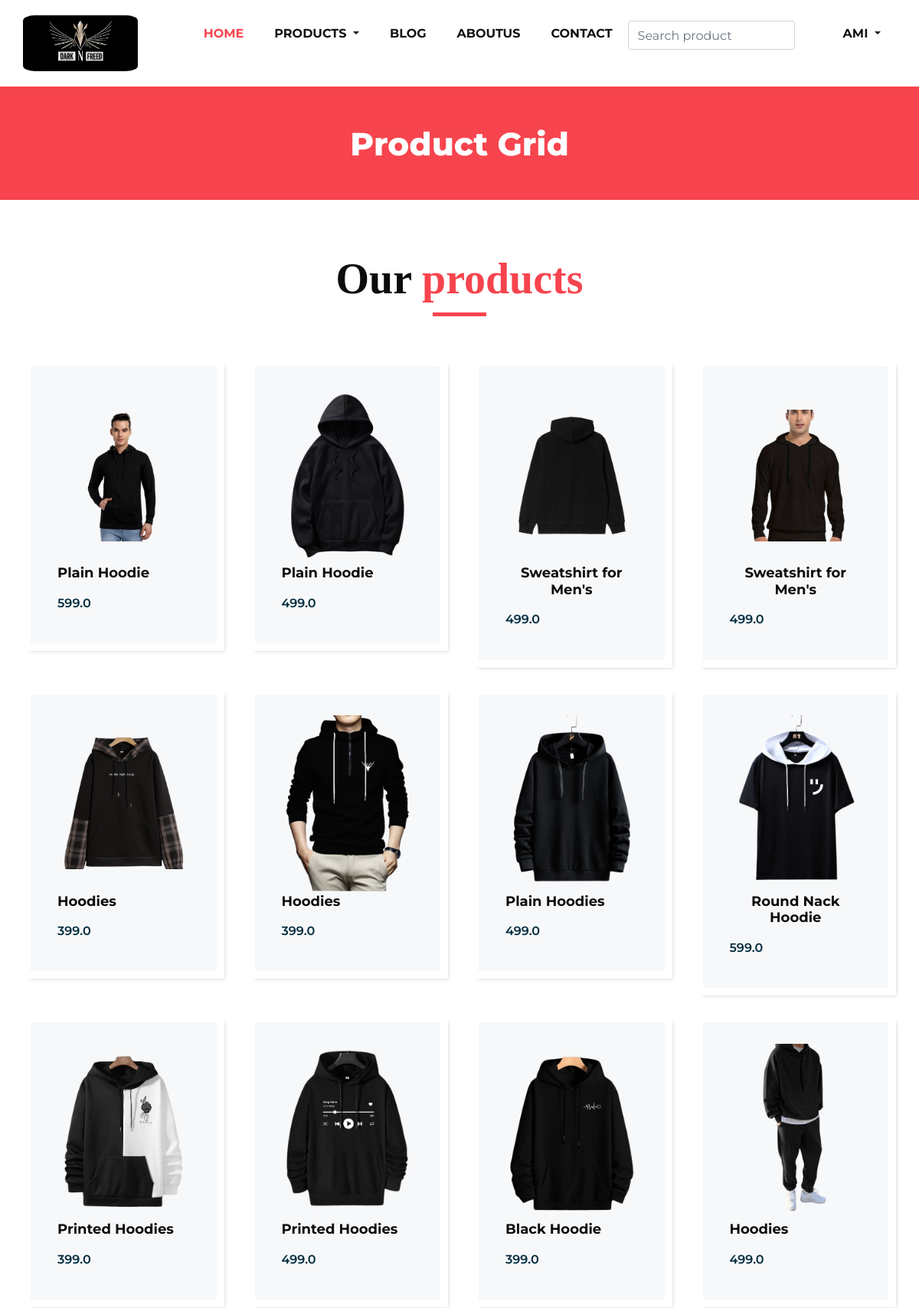
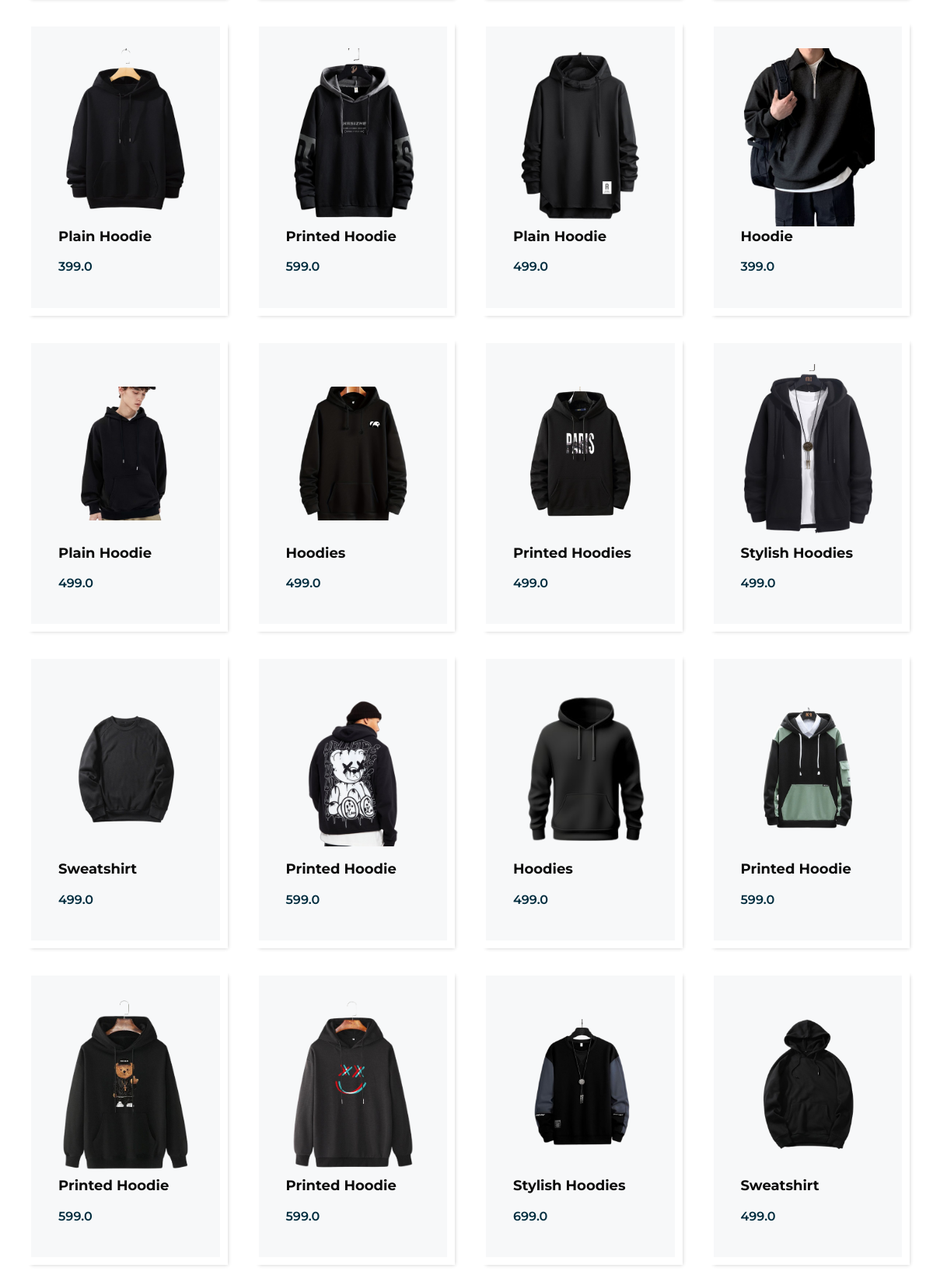
Page /product/category/M (signed in, upper part) on the committed database (2 pictures, top to bottom).
### authsystem/models.py (models this page shows)
class CustomUser(AbstractUser):
    gender_choice = models.CharField(max_length=20, choices=gender_choice,default='male')
    contact = models.CharField(max_length=10, default='')
    area_name = models.CharField(max_length=200,blank=True,null=True)
    pin_code = models.IntegerField(blank=True,null=True)
    address = models.CharField(max_length=100,blank=True,null=True)
    email = models.EmailField(default='name@email.com', blank=True, null=True)
    groups = models.ManyToManyField(Group, related_name='customuser_groups')
    user_permissions = models.ManyToManyField(Permission, related_name='customuser_permissions')

### product/models.py (models this page shows, shortened)
class ProductItem(models.Model):
    P_name = models.CharField(max_length=100)
    P_Qty = models.IntegerField()
    P_Price = models.FloatField(max_length=15)
    CATAGORY_CHOICES = models.CharField(max_length=1, choices=CATAGORY_CHOICES, default='A')
    P_Image = models.ImageField(upload_to='image', blank=True, null=True)
    P_Desc = models.CharField(max_length=1000)
    def __str__(self):
        return f"{self.P_name}"

### product/views.py (the view)
# urls.py: path("category/<slug:val>", views.category,name='category'),
def category(request, val):
    log_user = CustomUser.objects.get(pk = request.user.id)
    product = ProductItem.objects.filter(CATAGORY_CHOICES=val)
    title = ProductItem.objects.filter(CATAGORY_CHOICES=val).values('P_name')
    context = {
        'val': val,
        'product': product,
        'title': title,
        'detail': log_user,
    }
    return render(request, 'product/category.html', context)

### templates/product/category.html (shortened to what this page needs)
{% extends 'core/hf.html' %}
{% load static %}
{% block body %}
    <section class="inner_page_head">
        <div class="container_fuild">
           <div class="row">
              <div class="col-md-12">
                 <div class="full">
                    <h3>Product Grid</h3>
                 </div>
              </div>
           </div>
        </div>
     </section>
     <section class="product_section layout_padding">
        <div class="container">
           <div class="heading_container heading_center">
              <h2>
                 Our <span>products</span>
              </h2>
           </div>
           <div class="row">
                {% for p in product %}
              <div class="col-sm-6 col-md-4 col-lg-3">
                 <div class="box">
                    <div class="img-box">
                       <img src="{{p.P_Image.url}}" alt="">
                    </div>
                     <div class="detail-box">
                        <h5>
                         {{p.P_name}}
                        </h5>
                     </div>
                     <div class="detail-box">
                         <h6>
                            {{p.P_Price}}
                         </h6>
                      </div>
                 </div>
              </div>
              {% endfor %}
           </div>
        </div>
     </section>
{% endblock %}

### templates/core/hf.html (shortened to what this page needs)
<!DOCTYPE html>
{% load static %}
<html>
<head>
   <link rel="stylesheet" type="text/css" href="{% static '/css/bootstrap.css' %}" />
   <link href="{% static '/css/font-awesome.min.css' %}" rel="stylesheet" />
   <link href="{% static '/css/style.css' %}" rel="stylesheet" />
   <link href="{% static '/css/responsive.css' %}" rel="stylesheet" />
</head>
<body>
   <div class="">
      <header class="header_section">
         <div class="container">
            <nav class="navbar navbar-expand-lg custom_nav-container ">
               <a class="navbar-brand" href="index.html">
                  <img width="150" style="border-radius:10%;" src="{% static '/images/l2.png' %}" alt="#" />
               </a>
               <div class="collapse navbar-collapse" id="navbarSupportedContent">
                  <ul class="navbar-nav">
                     {% if user.is_authenticated %}
                        <li class="nav-item active">
                           <a class="nav-link" href="{% url 'core:home' %}">Home <span class="sr-only">(current)</span></a>
                        </li>
                        <li class="nav-item dropdown">
                           <a class="nav-link dropdown-toggle" href="#" data-toggle="dropdown" role="button"
                              aria-haspopup="true" aria-expanded="true"> <span class="nav-label">Products </a>
                        </li>
                        <li class="nav-item">
                           <a class="nav-link" href="{% url 'core:blog' %}">Blog</a>
                        </li>
                        <li class="nav-item">
                           <a class="nav-link" href="{% url 'core:aboutus' %}">AboutUs</a>
                        </li>
                        <li class="nav-item">
                           <a class="nav-link" href="{% url 'product:contactus' %}">Contact</a>
                        </li>
                        <form method="GET" action="{% url 'core:search' %}" class="form-inline">
                           <input class="form-control mr-sm-2" type="text" name="query" placeholder="Search product"
                              aria-label="Search">
                           <button class="btn  my-2 my-sm-0 nav_search-btn" type="submit">
                           </button>
                        </form>
                        <li class="nav-item dropdown">
                           <a class="nav-link dropdown-toggle" href="#" data-toggle="dropdown" role="button"
                              aria-haspopup="true" aria-expanded="true"> <span class="nav-label"> {{ detail.first_name }}
                                 </a>
                        </li>
                     {% endif %}
                  </ul>
               </div>
            </nav>
         </div>
      </header>
   </div>
   {% block body %}
   {% endblock %}
</body>
</html>

### static/css/style.css (style rules this page uses)
* { box-sizing: border-box; }
body { font-family: 'Montserrat', sans-serif; color: #0c0c0c; background-color: #ffffff; overflow-x: hidden; }
.layout_padding { padding: 70px 0; }
h1, h2 { font-family: 'Playfair Display', serif; }
.heading_container { display: -webkit-box; display: -ms-flexbox; display: flex; -webkit-box-orient: vertical; -webkit-box-direction: normal; -ms-flex-direction: column; flex-direction: column; -webkit-box-align: start; -ms-flex-align: start; align-items: flex-start; }
.heading_container h2 { position: relative; margin-bottom: 0; font-size: 3.5rem; font-weight: bold; }
.heading_container h2::after { content: ""; display: block; width: 70px; height: 5px; background: #f7444e; margin: 10px auto 10px; }
.heading_container h2 span { color: #f7444e; }
.heading_container.heading_center { -webkit-box-align: center; -ms-flex-align: center; align-items: center; text-align: center; }
a, a:hover, a:focus { text-decoration: none; }
.btn, .btn:focus { outline: none !important; -webkit-box-shadow: none; box-shadow: none; }
.header_section { padding: 15px 0; }
.navbar-brand { font-family: 'Playfair Display', serif; }
.custom_nav-container { padding: 0; }
.custom_nav-container .navbar-nav { margin-left: auto; }
.custom_nav-container .navbar-nav .nav-item .nav-link { padding: 5px 20px; color: #131313; text-align: center; text-transform: uppercase; border-radius: 5px; -webkit-transition: all 0.3s; transition: all 0.3s; font-weight: 700; }
.custom_nav-container .navbar-nav .nav-item:hover .nav-link, .custom_nav-container .navbar-nav .nav-item.active .nav-link { color: #f7444e; }
.custom_nav-container .nav_search-btn { width: 35px; height: 35px; padding: 0; border: none; color: #000000; }
.product_section .heading_container { margin-bottom: 20px; }
.product_section .box { position: relative; margin-top: 25px; padding: 35px 35px; background-color: #f7f8f9; -webkit-transition: all .3s; transition: all .3s; overflow: hidden; box-shadow: 5px 5px 5px -5px rgba(0,0,0,.2); border: solid #fff 10px; }
.product_section .box .img-box { display: -webkit-box; display: -ms-flexbox; display: flex; -webkit-box-pack: center; -ms-flex-pack: center; justify-content: center; -webkit-box-align: center; -ms-flex-align: center; align-items: center; height: 215px; }
.product_section .box .img-box img { max-width: 100%; max-height: 300px; -webkit-transition: all .3s; transition: all .3s; }
.product_section .box .detail-box { text-align: center; display: -webkit-box; display: -ms-flexbox; display: flex; -webkit-box-pack: justify; -ms-flex-pack: justify; justify-content: space-between; }
.product_section .box .detail-box h5 { font-size: 18px; margin-top: 10px; }
.product_section .box .detail-box h6 { margin-top: 10px; color: #002c3e; font-weight: 600; }
.detail-box h5 { font-size: 21px; font-weight: 700; }
.inner_page_head { background: #f7444e; text-align: center; color: #fff; padding-top: 50px; padding-bottom: 40px; }
.inner_page_head h3 { font-size: 42px; font-weight: 800; }
form input { background: #fff; border: solid #ccc 1px; padding: 15px 15px; width: 100%; font-size: 14px; margin-bottom: 20px; text-transform: none; line-height: normal; }

### static/css/responsive.css (style rules this page uses)
@media (min-width: 1200px) { .container { max-width: 1170px; } }

### rows in the picture
CustomUser: first_name "AMI"
ProductItem: P_Image (picture), P_name "Plain Hoodie", P_Price "599.0"
ProductItem: P_Image (picture), P_name "Plain Hoodie", P_Price "499.0"
ProductItem: P_Image (picture), P_name "Sweatshirt for Men's", P_Price "499.0"
ProductItem: P_Image (picture), P_name "Sweatshirt for Men's", P_Price "499.0"
ProductItem: P_Image (picture), P_name "Hoodies", P_Price "399.0"
ProductItem: P_Image (picture), P_name "Hoodies", P_Price "399.0"
ProductItem: P_Image (picture), P_name "Plain Hoodies", P_Price "499.0"
ProductItem: P_Image (picture), P_name "Round Nack Hoodie", P_Price "599.0"
ProductItem: P_Image (picture), P_name "Printed Hoodies", P_Price "399.0"
ProductItem: P_Image (picture), P_name "Printed Hoodies", P_Price "499.0"
ProductItem: P_Image (picture), P_name "Black Hoodie", P_Price "399.0"
ProductItem: P_Image (picture), P_name "Hoodies", P_Price "499.0"
ProductItem: P_Image (picture), P_name "Plain Hoodie", P_Price "399.0"
ProductItem: P_Image (picture), P_name "Printed Hoodie", P_Price "599.0"
ProductItem: P_Image (picture), P_name "Plain Hoodie", P_Price "499.0"
ProductItem: P_Image (picture), P_name "Hoodie", P_Price "399.0"
ProductItem: P_Image (picture), P_name "Plain Hoodie", P_Price "499.0"
ProductItem: P_Image (picture), P_name "Hoodies", P_Price "499.0"
ProductItem: P_Image (picture), P_name "Printed Hoodies", P_Price "499.0"
ProductItem: P_Image (picture), P_name "Stylish Hoodies", P_Price "499.0"
ProductItem: P_Image (picture), P_name "Sweatshirt", P_Price "499.0"
ProductItem: P_Image (picture), P_name "Printed Hoodie", P_Price "599.0"
ProductItem: P_Image (picture), P_name "Hoodies", P_Price "499.0"
ProductItem: P_Image (picture), P_name "Printed Hoodie", P_Price "599.0"
ProductItem: P_Image (picture), P_name "Printed Hoodie", P_Price "599.0"
ProductItem: P_Image (picture), P_name "Printed Hoodie", P_Price "599.0"
ProductItem: P_Image (picture), P_name "Stylish Hoodies", P_Price "699.0"
ProductItem: P_Image (picture), P_name "Sweatshirt", P_Price "499.0"
